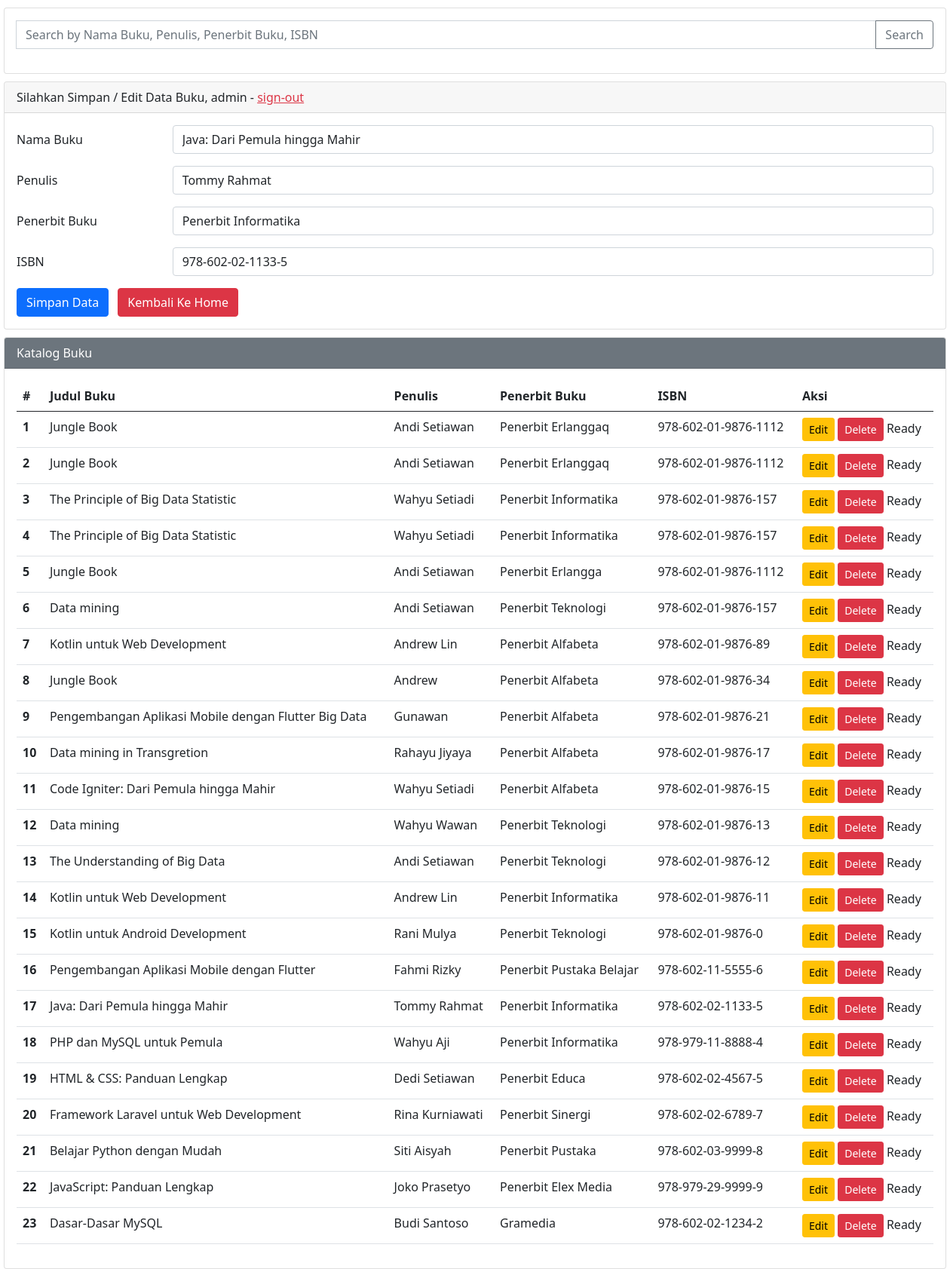
Screenshot of /index.php?controller=Book&action=edit&id=9 with the database file from the repository.
### tables this page shows
CREATE TABLE `library_system` (
  `id` int(11) NOT NULL,
  `nama_buku` varchar(255) NOT NULL,
  `penulis` varchar(255) NOT NULL,
  `penerbit_buku` varchar(255) NOT NULL,
  `isbn` varchar(255) NOT NULL,
  `statuss` varchar(20) NOT NULL
);

### controllers/BookController.php (called while the page is built, shortened)
<?php
require_once __DIR__ . '/../config/database.php';
require_once __DIR__ . '/../app/models/Book.php';
class BookController
{
    private $model;
    public function __construct()
    {
        global $koneksi;
        $this->model = new Book($koneksi);
    }
    public function edit()
    {
        $id = $_GET['id'];
        $data1 = $this->model->getById($id);
        $book['nama_buku'] = $data1['nama_buku'];
        $book['penulis'] = $data1['penulis'];
        $book['penerbit_buku'] = $data1['penerbit_buku'];
        $book['isbn'] = $data1['isbn'];
        $search = '';
        $data = $this->model->getAll($search);
        include '../app/views/index.php';
    }
}

### app/models/Book.php (called while the page is built, shortened)
<?php
class Book {
    private $db;
    public function __construct($koneksi) {
        $this->db = $koneksi;
    }
    public function getAll($search = "") {
        $sql = "SELECT * FROM library_system";
        $sql .= " ORDER BY id DESC";
        return mysqli_query($this->db, $sql);
    }
    public function getById($id) {
        $sql = "SELECT * FROM library_system WHERE id = '$id'";
        return mysqli_fetch_assoc(mysqli_query($this->db, $sql));
    }
}

### app/views/index.php (the view, shortened to what this page needs)
<!DOCTYPE html>
<html lang="en">
<head>
    <link href="https://cdn.jsdelivr.net/npm/bootstrap@5.0.0-beta2/dist/css/bootstrap.min.css" rel="stylesheet"
>
</head>
<body>
    <div class="mx-auto">
        <div class="card">
            <div class="card-body">
                <form action="index.php?controller=Book&action=index" method="GET">
                    <div class="input-group mb-3">
                        <input type="text" class="form-control" placeholder="Search by Nama Buku, Penulis, Penerbit Buku, ISBN"
                               name="search" value="<?php echo htmlspecialchars($_GET['search'] ?? ''); ?>">
                        <button class="btn btn-outline-secondary" type="submit">Search</button>
                    </div>
                </form>
            </div>
        </div>
        <div class="card">
            <div class="card-header">
                Silahkan Simpan / Edit Data Buku, <?php echo $_SESSION['username'] ?? 'admin'; ?> -
                <a href="../public/login.php?controller=Book&action=signout" class="text-danger">sign-out</a>
            </div>
            <div class="card-body">
                <form action="index.php?controller=Book&action=create" method="POST">
                    <div class="mb-3 row">
                        <label for="nama_buku" class="col-sm-2 col-form-label">Nama Buku</label>
                        <div class="col-sm-10">
                            <input type="text" class="form-control" id="nama_buku" name="nama_buku"
                                   value="<?php echo htmlspecialchars($book['nama_buku'] ?? ''); ?>" required>
                        </div>
                    </div>
                    <div class="mb-3 row">
                        <label for="penulis" class="col-sm-2 col-form-label">Penulis</label>
                        <div class="col-sm-10">
                            <input type="text" class="form-control" id="penulis" name="penulis"
                                   value="<?php echo htmlspecialchars($book['penulis'] ?? ''); ?>" required>
                        </div>
                    </div>
                    <div class="mb-3 row">
                        <label for="penerbit_buku" class="col-sm-2 col-form-label">Penerbit Buku</label>
                        <div class="col-sm-10">
                            <input type="text" class="form-control" id="penerbit_buku" name="penerbit_buku"
                                   value="<?php echo htmlspecialchars($book['penerbit_buku'] ?? ''); ?>" required>
                        </div>
                    </div>
                    <div class="mb-3 row">
                        <label for="isbn" class="col-sm-2 col-form-label">ISBN</label>
                        <div class="col-sm-10">
                            <input type="text" class="form-control" id="isbn" name="isbn"
                                   value="<?php echo htmlspecialchars($book['isbn'] ?? ''); ?>" required>
                        </div>
                    </div>
                    <div class="col-12">
                        <input type="submit" name="simpan" value="Simpan Data" class="btn btn-primary" />
                        <a href="loading.php" class="btn btn-danger ms-2">Kembali Ke Home</a>
                    </div>
                </form>
            </div>
        </div>
        <div class="card">
            <div class="card-header text-white bg-secondary">
                Katalog Buku
            </div>
            <div class="card-body">
                <table class="table">
                    <thead>
                        <tr>
                            <th scope="col">#</th>
                            <th scope="col">Judul Buku</th>
                            <th scope="col">Penulis</th>
                            <th scope="col">Penerbit Buku</th>
                            <th scope="col">ISBN</th>
                            <th scope="col">Aksi</th>
                        </tr>
                    </thead>
                    <tbody>
                        <?php if (!empty($data)): ?>
                            <?php $urut = 1; foreach ($data as $book): ?>
                                <tr>
                                    <th scope="row"><?php echo $urut++; ?></th>
                                    <td><?php echo htmlspecialchars($book['nama_buku']); ?></td>
                                    <td><?php echo htmlspecialchars($book['penulis']); ?></td>
                                    <td><?php echo htmlspecialchars($book['penerbit_buku']); ?></td>
                                    <td><?php echo htmlspecialchars($book['isbn']); ?></td>
                                    <td>
                                        <a href="index.php?controller=Book&action=edit&id=<?php echo $book['id']; ?>"
                                            class="btn btn-warning btn-sm">Edit</a>
                                        <a href="index.php?controller=Book&action=delete&id=<?php echo $book['id']; ?>"
                                           onclick="return confirm('Yakin mau menghapus buku ini?');"
                                           class="btn btn-danger btn-sm">Delete</a>
                                        <?php if (empty($book['statuss'])): ?>
                                            <a>Ready</a>
                                        <?php else: ?>
                                            <a href="index.php?controller=Book&action=return_book&id=<?php echo $book['id']; ?>"
                                               class="btn btn-warning btn-sm">Kembalikan</a>
                                        <?php endif; ?>
                                    </td>
                                </tr>
                            <?php endforeach; ?>
                        <?php else: ?>
                            <tr>
                                <td colspan="6" class="text-center">Tidak ada data buku.</td>
                            </tr>
                        <?php endif; ?>
                    </tbody>
                </table>
            </div>
        </div>
    </div>
</body>
</html>

### app/views/index.php (style rules this page uses)
.mx-auto { width: 1250px; }
.card { margin-top: 10px; }

### rows the page displays
library_system: nama_buku "Java: Dari Pemula hingga Mahir", penulis "Tommy Rahmat", penerbit_buku "Penerbit Informatika", isbn "978-602-02-1133-5", statuss "Ready"
library_system: nama_buku "Jungle Book", penulis "Andi Setiawan", penerbit_buku "Penerbit Erlanggaq", isbn "978-602-01-9876-1112", statuss "Ready"
library_system: nama_buku "Jungle Book", penulis "Andi Setiawan", penerbit_buku "Penerbit Erlanggaq", isbn "978-602-01-9876-1112", statuss "Ready"
library_system: nama_buku "The Principle of Big Data Statistic", penulis "Wahyu Setiadi", penerbit_buku "Penerbit Informatika", isbn "978-602-01-9876-157", statuss "Ready"
library_system: nama_buku "The Principle of Big Data Statistic", penulis "Wahyu Setiadi", penerbit_buku "Penerbit Informatika", isbn "978-602-01-9876-157", statuss "Ready"
library_system: nama_buku "Jungle Book", penulis "Andi Setiawan", penerbit_buku "Penerbit Erlangga", isbn "978-602-01-9876-1112", statuss "Ready"
library_system: nama_buku "Data mining", penulis "Andi Setiawan", penerbit_buku "Penerbit Teknologi", isbn "978-602-01-9876-157", statuss "Ready"
library_system: nama_buku "Kotlin untuk Web Development", penulis "Andrew Lin", penerbit_buku "Penerbit Alfabeta", isbn "978-602-01-9876-89", statuss "Ready"
library_system: nama_buku "Jungle Book", penulis "Andrew", penerbit_buku "Penerbit Alfabeta", isbn "978-602-01-9876-34", statuss "Ready"
library_system: nama_buku "Pengembangan Aplikasi Mobile dengan Flutter Big Data", penulis "Gunawan", penerbit_buku "Penerbit Alfabeta", isbn "978-602-01-9876-21", statuss "Ready"
library_system: nama_buku "Data mining in Transgretion", penulis "Rahayu Jiyaya", penerbit_buku "Penerbit Alfabeta", isbn "978-602-01-9876-17", statuss "Ready"
library_system: nama_buku "Code Igniter: Dari Pemula hingga Mahir", penulis "Wahyu Setiadi", penerbit_buku "Penerbit Alfabeta", isbn "978-602-01-9876-15", statuss "Ready"
library_system: nama_buku "Data mining", penulis "Wahyu Wawan", penerbit_buku "Penerbit Teknologi", isbn "978-602-01-9876-13", statuss "Ready"
library_system: nama_buku "The Understanding of Big Data", penulis "Andi Setiawan", penerbit_buku "Penerbit Teknologi", isbn "978-602-01-9876-12", statuss "Ready"
library_system: nama_buku "Kotlin untuk Web Development", penulis "Andrew Lin", penerbit_buku "Penerbit Informatika", isbn "978-602-01-9876-11", statuss "Ready"
library_system: nama_buku "Kotlin untuk Android Development", penulis "Rani Mulya", penerbit_buku "Penerbit Teknologi", isbn "978-602-01-9876-0", statuss "Ready"
library_system: nama_buku "Pengembangan Aplikasi Mobile dengan Flutter", penulis "Fahmi Rizky", penerbit_buku "Penerbit Pustaka Belajar", isbn "978-602-11-5555-6", statuss "Ready"
library_system: nama_buku "PHP dan MySQL untuk Pemula", penulis "Wahyu Aji", penerbit_buku "Penerbit Informatika", isbn "978-979-11-8888-4", statuss "Ready"
library_system: nama_buku "HTML & CSS: Panduan Lengkap", penulis "Dedi Setiawan", penerbit_buku "Penerbit Educa", isbn "978-602-02-4567-5", statuss "Ready"
library_system: nama_buku "Framework Laravel untuk Web Development", penulis "Rina Kurniawati", penerbit_buku "Penerbit Sinergi", isbn "978-602-02-6789-7", statuss "Ready"
library_system: nama_buku "Belajar Python dengan Mudah", penulis "Siti Aisyah", penerbit_buku "Penerbit Pustaka", isbn "978-602-03-9999-8", statuss "Ready"
library_system: nama_buku "JavaScript: Panduan Lengkap", penulis "Joko Prasetyo", penerbit_buku "Penerbit Elex Media", isbn "978-979-29-9999-9", statuss "Ready"
library_system: nama_buku "Dasar-Dasar MySQL", penulis "Budi Santoso", penerbit_buku "Gramedia", isbn "978-602-02-1234-2", statuss "Ready"

### other values shown
$_SESSION['username'] "admin"
